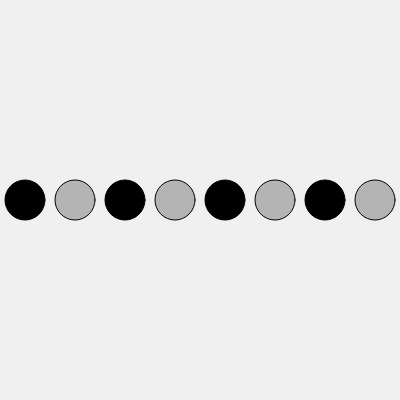
Frame 1 (no input)
Frame 60 (no input): identical to frame 1, image omitted
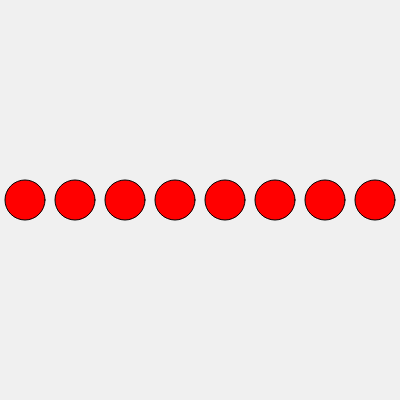
Frame 120 (the mouse pressed at the canvas centre since frame 60)

The p5.js sketch that drew these frames (run headless with seeded random() and noise() and a simulated clock; from frame 60 on, the mouse is pressed at the canvas centre):

// p5.js sketch
// ── sketch.js
// DM2008 — Activity 2b [Guided]
// Pattern Making (40 min)
//
// Use a for loop to draw a repeating row of shapes.
// Add a condition to introduce variation — alternating color, size, or spacing.
// Then add one interaction (mouse or key) that changes the rule.
//
// Stretch: try a second row, or turn your row into a 2D grid.

function setup() {
  createCanvas(400, 400);
}

function draw() {
  background(240);

  for (let i = 0; i < width; i += 50) {
    // % (modulo) alternates between 0 and non-zero — good for switching every other shape
    if (mouseIsPressed) {
      fill(255, 0, 0);
    } else if (i % 100 == 0) {
      fill(0);
    } else {
      fill(180);
    }

    // --- Your shape goes here ---
    // Try swapping this out for your own rule.
    ellipse(i + 25, height / 2, 40);
  }
}
